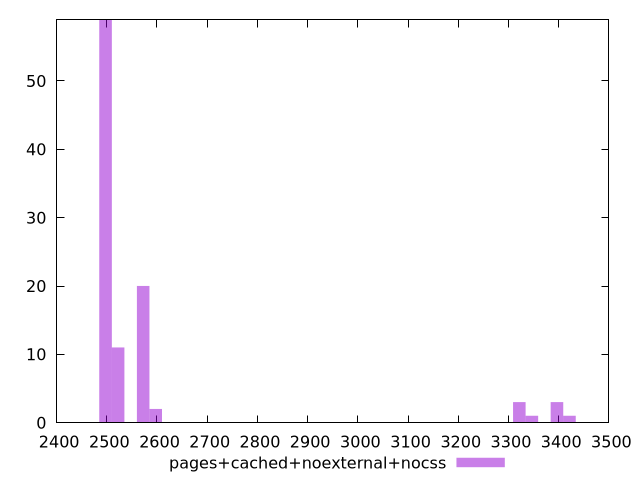

Source code (gnuplot):
$_pagesCachedNoexternalNocss <<EOF
2497.467696883748 59
2572.3917277902606 20
3396.5560677618973 3
3321.632036855385 3
3421.530744730735 1
2522.4423738525857 11
2597.3664047590983 2
3346.6067138242224 1
EOF
set key outside below
set terminal pngcairo
set output "report_00006_2020-11-02T20-21-41.718Z/largest-contentful-paint/pages+cached+noexternal+nocss//raw_hist.png"
set yrange [0:59]
set boxwidth 24.974676968837482
set style fill transparent solid 0.5 noborder
plot $_pagesCachedNoexternalNocss title "pages+cached+noexternal+nocss" with boxes ,
